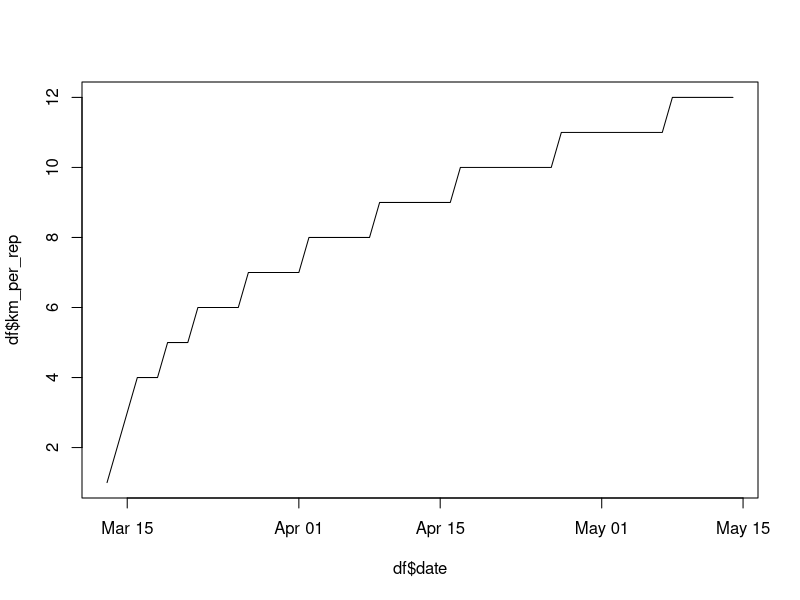
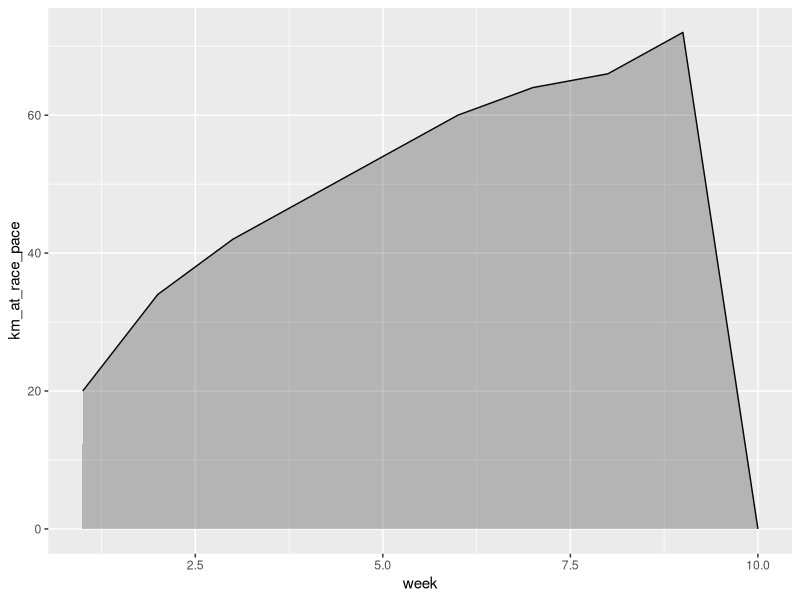

Source code (R) for these figures, in order: (Note: this script raises an error after producing the figures.)
library(tidyverse)

# Create a sequence of dates from now to May 15
dates <- seq(as.Date('2017-03-13'),
             as.Date('2017-05-14'),
             by = 1)
day_number <- 1:length(dates)

# Divide into weeks
weeks <- (day_number %/% 7) + 1

# Create a dataframe
df <- data_frame(date = dates,
                 week = weeks)

# Get day of week
df$dow <- weekdays(df$date)

# Idea: 3 workouts per week, with 1, 2 and 3 reps (respectively)
# of an identical distance at race pace.

# Tuesday: 2
# Thursday: 1
# Saturday: 3

# Progression should be non-linear (since it's easy to go from 1 to 2 k
# harder to go from 8 to 9)
# Progression is number of kilometers per rep
progression <- seq(1, 500, length = nrow(df))^0.4
progression <- round(progression)

df$km_per_rep <- progression

# Plot the progression
plot(df$date, df$km_per_rep, type = 'l')

# Get number of reps
df$number_of_reps <-
  ifelse(df$dow == 'Tuesday', 2,
         ifelse(df$dow == 'Thursday', 1,
                ifelse(df$dow == 'Saturday', 3, 0)))

# Get number of kilometers at race pace
df$km_at_race_pace <- df$number_of_reps * df$km_per_rep

# Remove the last day
df <- df %>% filter(date < '2017-10-15')

# Remove km per rep, if no reps that day
df$km_per_rep[df$number_of_reps == 0] <- 0

# Group by week and get total number of km at race pace per week
by_week <- df %>%
  group_by(week) %>%
  summarise(km_at_race_pace = sum(km_at_race_pace)) %>%
  ungroup

# Plot
ggplot(data = by_week,
       aes(x = week,
           y = km_at_race_pace)) +
  geom_line() +
  geom_area(alpha = 0.3)

write_csv(df, '~/Desktop/sub3.csv')